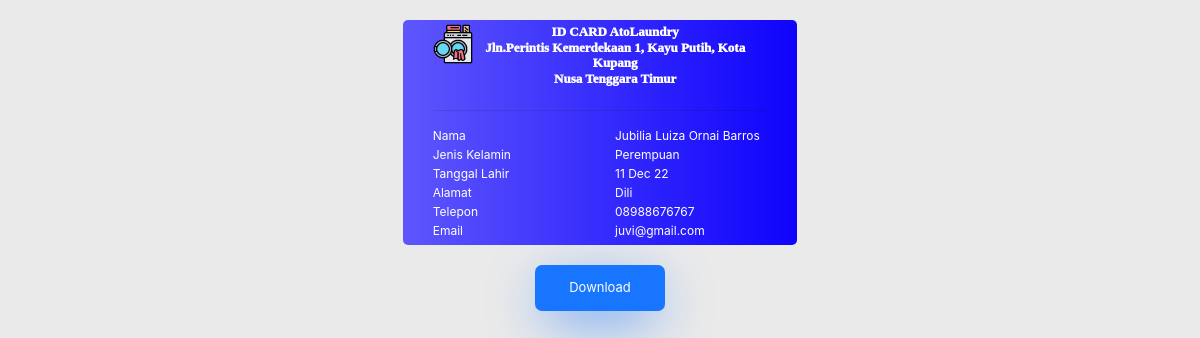
/pelanggan/kartunama.php (signed in), run on the app's committed database.
### tables this page shows
CREATE TABLE `pelanggan` (
  `idpelanggan` int(11) NOT NULL AUTO_INCREMENT,
  `nama` text NOT NULL,
  `jeniskelamin` varchar(9) NOT NULL,
  `alamat` text NOT NULL,
  `telepon` text NOT NULL,
  `email` text NOT NULL,
  `password` text NOT NULL,
  `status` int(1) NOT NULL,
  `tanggallahir` date NOT NULL,
  PRIMARY KEY (`idpelanggan`)
);

### getdata.php (called while the page is built, shortened)
<?php
function tanggal($tanggal)
{
  return date('d M y', strtotime($tanggal));
}

### pelanggan/kartunama.php (the view, shortened to what this page needs)
<?php
include '../getdata.php';
$email = $_SESSION['usernamepelanggan'];
$data = mysqli_query($koneksi, "SELECT * FROM pelanggan WHERE email LIKE '$email'");
if (mysqli_num_rows($data) > 0) {
  while ($d = mysqli_fetch_array($data)) {
    $nama = $d['nama'];
    $jeniskelamin = $d['jeniskelamin'];
    $telepon = $d['telepon'];
    $alamat = $d['alamat'];
    $email = $d['email'];
    $tanggallahir = $d['tanggallahir'];
  }
}
?>
<!DOCTYPE html>
<html lang="en">
<head>
  <?php include '../cdn.php'; ?>
  <link rel="stylesheet" href="css/kartunama.css">
</head>
<div class="row mx-2">
  <div class="col-md-7 col-lg-4 mx-auto kotak" id="photo">
    <div class="row">
      <div class="col-1">
        <img src="../img/logo.png" alt="logo" width="40">
      </div>
      <div class="col">
        <h3 style="font-family: cambria;font-size: 13px;font-weight: 1000;" align="center">ID CARD AtoLaundry<br>Jln.Perintis Kemerdekaan 1, Kayu Putih, Kota Kupang<br>
          Nusa Tenggara Timur</h3>
      </div>
    </div>
    <hr>
    <div class="row">
      <div class="col">
        <p>nama</p>
        <p>jenis kelamin</p>
        <p>tanggal lahir</p>
        <p>alamat</p>
        <p>telepon</p>
        <p>email</p>
      </div>
      <div class="col identitas">
        <p><?= $nama; ?></p>
        <p><?= $jeniskelamin; ?></p>
        <p><?= tanggal($tanggallahir); ?></p>
        <p><?= $alamat; ?></p>
        <p><?= $telepon; ?></p>
        <p class="email"><?= $email; ?></p>
      </div>
    </div>
  </div>
</div>
<div class="container justify-content-center d-flex" id="download">
  <button class="button" style="vertical-align:middle"><span>Download</span></button>
</div>
</body>
</html>

### pelanggan/css/kartunama.css (style rules this page uses)
.kotak { font-size: 10px; background-image: linear-gradient(to left, #0f03fc, #5e56fc); margin: 20px 1%; padding: 4px 30px; border-radius: 5px; color: white; text-transform: capitalize; }
.kotak .identitas { margin: auto; }
p { margin-bottom: 1px; }
.kotak .identitas .email { text-transform: none; }
@media (min-width: 992px) { .kotak { font-size: 12px; } }
.button { display: inline-block; border-radius: 7px; border: none; background: #1875FF; color: white; font-family: inherit; text-align: center; font-size: 13px; box-shadow: 0px 14px 56px -11px #1875FF; width: 10em; padding: 1em; transition: all 0.4s; cursor: pointer; }
.button span { cursor: pointer; display: inline-block; position: relative; transition: 0.4s; }
.button span:after { content: 'Kartu'; position: absolute; opacity: 0; top: 0; right: -20px; transition: 0.7s; }

### data on the page
pelanggan: nama "Jubilia Luiza Ornai Barros", jeniskelamin "Perempuan", tanggallahir "11 Dec 22", alamat "Dili", telepon "08988676767", email "juvi@gmail.com"
